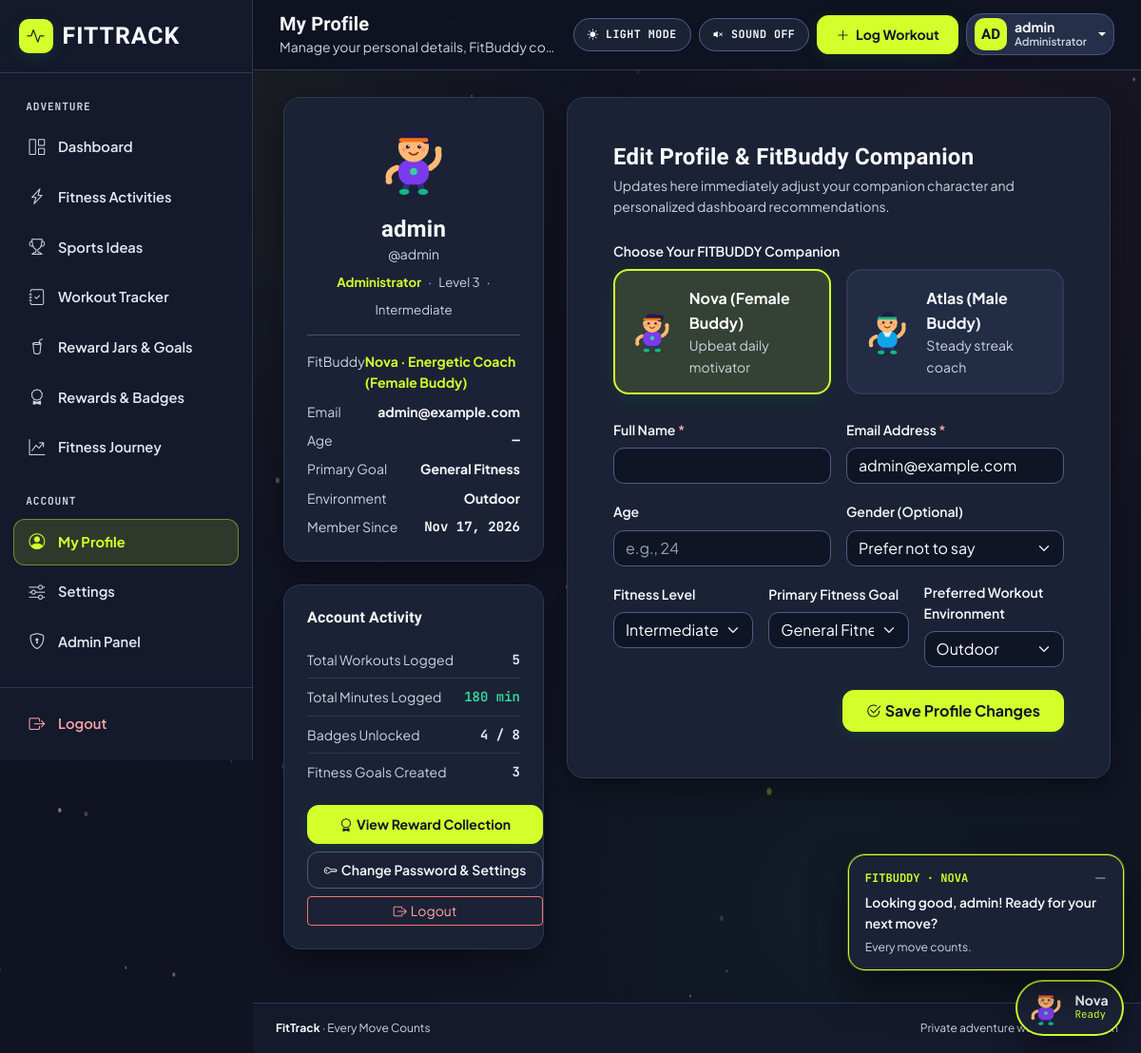
/profile/ (signed in), run on the app's committed database.
### fitness/models.py (models this page shows, shortened)
class UserProfile(models.Model):
    GENDER_CHOICES = [
        ("", "Prefer not to say"),
        ("Female", "Female"),
        ("Male", "Male"),
        ("Non-binary", "Non-binary"),
        ("Other", "Other"),
    ]
    FITNESS_LEVEL_CHOICES = [
        ("Beginner", "Beginner"),
        ("Intermediate", "Intermediate"),
        ("Advanced", "Advanced"),
    ]
    PRIMARY_GOAL_CHOICES = [
        ("Weight Management", "Weight Management"),
        ("Muscle Building", "Muscle Building"),
        ("Improve Stamina", "Improve Stamina"),
        ("General Fitness", "General Fitness"),
        ("Flexibility", "Flexibility"),
    ]
    ENVIRONMENT_CHOICES = [
        ("Home", "Home"),
        ("Gym", "Gym"),
        ("Outdoor", "Outdoor"),
        ("Sports", "Sports"),
    ]
    COMPANION_FEMALE = "female"
    COMPANION_MALE = "male"
    COMPANION_CHOICES = [
        (COMPANION_FEMALE, "Nova · Energetic Coach (Female Buddy)"),
        (COMPANION_MALE, "Atlas · Cheerful Trainer (Male Buddy)"),
    ]
    user = models.OneToOneField(
        User, on_delete=models.CASCADE, related_name="profile"
    )
    age = models.PositiveIntegerField(
        null=True,
        blank=True,
        validators=[MinValueValidator(10), MaxValueValidator(110)],
    )
    gender = models.CharField(max_length=25, blank=True, choices=GENDER_CHOICES)
    fitness_level = models.CharField(
        max_length=20, choices=FITNESS_LEVEL_CHOICES, default="Beginner"
    )
    primary_goal = models.CharField(
        max_length=40, choices=PRIMARY_GOAL_CHOICES, default="General Fitness"
    )
    preferred_environment = models.CharField(
        max_length=20, choices=ENVIRONMENT_CHOICES, default="Outdoor"
    )
    companion_choice = models.CharField(
        max_length=16, choices=COMPANION_CHOICES, default=COMPANION_FEMALE
    )
    tutorial_completed = models.BooleanField(default=False)
    profile_completed = models.BooleanField(default=False)
    created_at = models.DateTimeField(auto_now_add=True)
    updated_at = models.DateTimeField(auto_now=True)
    class Meta:
        verbose_name = "User Profile"
        verbose_name_plural = "User Profiles"
    def display_name(self) -> str:
        full_name = (self.user.get_full_name() or "").strip()
        return full_name if full_name else self.user.username
    def initials(self) -> str:
        name = self.display_name()
        parts = [p for p in name.split() if p]
        if len(parts) >= 2:
            return (parts[0][0] + parts[-1][0]).upper()
        return name[:2].upper()

### fitness/views.py (the view)
# urls.py: path("profile/", views.profile_view, name="profile"),
@login_required
def profile_view(request):
    profile = get_or_create_profile(request.user)
    if request.method == "POST":
        form = ProfileUpdateForm(
            request.POST, instance=profile, user=request.user
        )
        if form.is_valid():
            form.save()
            messages.success(
                request, "Your profile and FitBuddy preferences have been updated."
            )
            return redirect("fitness:profile")
        messages.error(request, "Please correct the highlighted profile fields.")
    else:
        form = ProfileUpdateForm(instance=profile, user=request.user)
    total_workouts = Workout.objects.filter(user=request.user).count()
    total_minutes = (
        Workout.objects.filter(user=request.user).aggregate(
            total=Sum("duration")
        )["total"]
        or 0
    )
    total_goals = FitnessGoal.objects.filter(user=request.user).count()
    achievements_summary = get_achievements_with_progress(request.user)
    account_role = (
        "Administrator"
        if (request.user.is_staff or request.user.is_superuser)
        else "Regular User"
    )
    fitbuddy = get_fitbuddy_state(request.user, profile, page_key="profile")
    return render(
        request,
        "fitness/profile.html",
        {
            "profile": profile,
            "fitbuddy": fitbuddy,
            "form": form,
            "total_workouts": total_workouts,
            "total_minutes": total_minutes,
            "total_goals": total_goals,
            "achievements_summary": achievements_summary,
            "account_role": account_role,
        },
    )

### templates/fitness/profile.html (shortened to what this page needs)
{% extends "base_app.html" %}
{% block topbar_title %}My Profile{% endblock %}
{% block topbar_subtitle %}Manage your personal details, FitBuddy companion, and training preferences{% endblock %}
{% block content %}
<div class="row g-4">
  <div class="col-lg-4">
    <div class="surface-card p-4 mb-4 text-center">
      <div class="d-flex justify-content-center mb-3">
      </div>
      <h1 class="h4 fw-bold mb-0">{{ profile.display_name }}</h1>
      <div class="small text-secondary mb-2">@{{ request.user.username }}</div>
      <div class="meta-line justify-content-center mb-3">
        <span class="meta-accent">{{ account_role }}</span>
        <span aria-hidden="true">&middot;</span>
        <span>Level {{ achievements_summary.adventurer_level }}</span>
        <span aria-hidden="true">&middot;</span>
        <span>{{ profile.fitness_level }}</span>
      </div>
      <div class="text-start small border-top border-secondary border-opacity-25 pt-3 d-flex flex-column gap-2">
        <div class="d-flex justify-content-between">
          <span class="text-ink-muted">FitBuddy</span>
          <strong class="text-lime">{{ profile.get_companion_choice_display }}</strong>
        </div>
        <div class="d-flex justify-content-between">
          <span class="text-ink-muted">Email</span>
          <strong class="text-ink-bright">{{ request.user.email|default:"Not provided" }}</strong>
        </div>
        <div class="d-flex justify-content-between">
          <span class="text-ink-muted">Age</span>
          <strong class="tabular-num text-ink-bright">{{ profile.age|default:"—" }}</strong>
        </div>
        <div class="d-flex justify-content-between">
          <span class="text-ink-muted">Primary Goal</span>
          <strong class="text-ink-bright">{{ profile.primary_goal }}</strong>
        </div>
        <div class="d-flex justify-content-between">
          <span class="text-ink-muted">Environment</span>
          <strong class="text-ink-bright">{{ profile.preferred_environment }}</strong>
        </div>
        <div class="d-flex justify-content-between">
          <span class="text-ink-muted">Member Since</span>
          <strong class="tabular-num text-ink-bright">{{ request.user.date_joined|date:"M d, Y" }}</strong>
        </div>
      </div>
    </div>
    <div class="surface-card p-4">
      <h2 class="h6 fw-bold mb-3">Account Activity</h2>
      <div class="d-flex justify-content-between py-2 border-bottom small">
        <span class="text-secondary">Total Workouts Logged</span>
        <strong class="tabular-num">{{ total_workouts }}</strong>
      </div>
      <div class="d-flex justify-content-between py-2 border-bottom small">
        <span class="text-secondary">Total Minutes Logged</span>
        <strong class="tabular-num text-success">{{ total_minutes }} min</strong>
      </div>
      <div class="d-flex justify-content-between py-2 border-bottom small">
        <span class="text-secondary">Badges Unlocked</span>
        <strong class="tabular-num">{{ achievements_summary.unlocked_count }} / {{ achievements_summary.total_count }}</strong>
      </div>
      <div class="d-flex justify-content-between py-2 mb-3 small">
        <span class="text-secondary">Fitness Goals Created</span>
        <strong class="tabular-num">{{ total_goals }}</strong>
      </div>
      <div class="d-grid gap-2">
        <a href="{% url 'fitness:rewards' %}" class="btn btn-purple btn-sm">
          <i class="bi bi-award me-1" aria-hidden="true"></i>View Reward Collection
        </a>
        <a href="{% url 'fitness:settings' %}" class="btn btn-outline-navy btn-sm">
          <i class="bi bi-key me-1" aria-hidden="true"></i>Change Password &amp; Settings
        </a>
        <form method="post" action="{% url 'fitness:logout' %}">
          <button type="submit" class="btn btn-outline-danger btn-sm w-100">
            <i class="bi bi-box-arrow-right me-1" aria-hidden="true"></i>Logout
          </button>
        </form>
      </div>
    </div>
  </div>
  <div class="col-lg-8">
    <div class="surface-card p-4 p-lg-5">
      <h2 class="h4 fw-bold mb-1">Edit Profile &amp; FitBuddy Companion</h2>
      <p class="small text-secondary mb-4">
        Updates here immediately adjust your companion character and personalized dashboard recommendations.
      </p>
      <form method="post" action="{% url 'fitness:profile' %}" novalidate>
        <div class="mb-4">
          <label class="form-label fw-semibold small d-block mb-2">{{ form.companion_choice.label }}</label>
          <div class="row g-3">
            <div class="col-sm-6">
              <label class="d-block w-100 m-0">
                <div class="companion-option-card d-flex align-items-center gap-3">
                  <div>
                    <div class="fw-bold text-ink-bright">Nova (Female Buddy)</div>
                    <div class="small text-ink-muted">Upbeat daily motivator</div>
                  </div>
                </div>
              </label>
            </div>
            <div class="col-sm-6">
              <label class="d-block w-100 m-0">
                <div class="companion-option-card d-flex align-items-center gap-3">
                  <div>
                    <div class="fw-bold text-ink-bright">Atlas (Male Buddy)</div>
                    <div class="small text-ink-muted">Steady streak coach</div>
                  </div>
                </div>
              </label>
            </div>
          </div>
        </div>
        <div class="row g-3 mb-3">
          <div class="col-sm-6">
            <label for="{{ form.full_name.id_for_label }}" class="form-label fw-semibold small">
              {{ form.full_name.label }} <span class="text-danger">*</span>
            </label>
            {{ form.full_name }}
          </div>
          <div class="col-sm-6">
            <label for="{{ form.email.id_for_label }}" class="form-label fw-semibold small">
              {{ form.email.label }} <span class="text-danger">*</span>
            </label>
            {{ form.email }}
          </div>
        </div>
        <div class="row g-3 mb-3">
          <div class="col-sm-6">
            <label for="{{ form.age.id_for_label }}" class="form-label fw-semibold small">
              {{ form.age.label }}
            </label>
            {{ form.age }}
          </div>
          <div class="col-sm-6">
            <label for="{{ form.gender.id_for_label }}" class="form-label fw-semibold small">
              {{ form.gender.label }}
            </label>
            {{ form.gender }}
          </div>
        </div>
        <div class="row g-3 mb-4">
          <div class="col-md-4">
            <label for="{{ form.fitness_level.id_for_label }}" class="form-label fw-semibold small">
              {{ form.fitness_level.label }}
            </label>
            {{ form.fitness_level }}
          </div>
          <div class="col-md-4">
            <label for="{{ form.primary_goal.id_for_label }}" class="form-label fw-semibold small">
              {{ form.primary_goal.label }}
            </label>
            {{ form.primary_goal }}
          </div>
          <div class="col-md-4">
            <label for="{{ form.preferred_environment.id_for_label }}" class="form-label fw-semibold small">
              {{ form.preferred_environment.label }}
            </label>
            {{ form.preferred_environment }}
          </div>
        </div>
        <div class="d-flex justify-content-end">
          <button type="submit" class="btn btn-emerald px-4">
            <i class="bi bi-check2-circle me-1" aria-hidden="true"></i>Save Profile Changes
          </button>
        </div>
      </form>
    </div>
  </div>
</div>
{% endblock %}

### templates/base_app.html (shortened to what this page needs)
{% load static %}
<!DOCTYPE html>
<html lang="en" data-theme="dark" data-bs-theme="dark">
  <head>
    <link
      href="https://cdn.jsdelivr.net/npm/bootstrap@5.3.3/dist/css/bootstrap.min.css"
      rel="stylesheet"
    />
    <link
      href="https://cdn.jsdelivr.net/npm/bootstrap-icons@1.11.3/font/bootstrap-icons.min.css"
      rel="stylesheet"
    />
    <link href="{% static 'css/style.css' %}?v=20261119-4" rel="stylesheet" />
  </head>
  <body>
    <div class="app-shell">
      <aside class="app-sidebar d-none d-lg-flex" aria-label="Sidebar">
        {% include "partials/sidebar_nav.html" %}
      </aside>
      <div class="app-main-column">
        <header class="app-topbar d-flex justify-content-between align-items-center gap-3">
          <div class="d-flex align-items-center gap-3 min-w-0">
            <div class="min-w-0">
              <div class="fw-bold text-ink-bright text-truncate font-display fs-5 lh-sm">
                {% block topbar_title %}Personal Fitness Adventure{% endblock %}
              </div>
              <div class="small text-ink-muted d-none d-sm-block text-truncate">
                {% block topbar_subtitle %}Every Move Counts &middot; Every Goal Unlocks Something{% endblock %}
              </div>
            </div>
          </div>
          <div class="d-flex align-items-center gap-2 flex-shrink-0">
            <button
              type="button"
              class="hud-pill-btn"
              data-theme-toggle
              aria-pressed="false"
              title="Switch between Dark Mode and Light Mode"
            >
              <i class="bi bi-sun-fill" aria-hidden="true"></i>
              <span class="d-none d-sm-inline" data-theme-label>LIGHT MODE</span>
            </button>
            <button
              type="button"
              class="hud-pill-btn d-none d-md-inline-flex"
              data-sound-toggle
              aria-pressed="false"
              title="Toggle kinetic track sound effects"
            >
              <i class="bi bi-volume-mute-fill" aria-hidden="true"></i>
              <span>SOUND OFF</span>
            </button>
            <a
              href="{% url 'fitness:workouts' %}#log-workout-form"
              class="btn btn-lime btn-sm text-nowrap"
            >
              <i class="bi bi-plus-lg me-1" aria-hidden="true"></i>
              <span class="d-none d-sm-inline">Log Workout</span>
            </a>
            <div class="dropdown">
              <button
                class="btn btn-navy d-flex align-items-center gap-2 px-2 py-1 rounded-4 dropdown-toggle"
                type="button"
                id="userProfileDropdown"
                data-bs-toggle="dropdown"
                aria-expanded="false"
              >
                <span class="avatar-circle" aria-hidden="true">
                  {% if profile %}{{ profile.initials }}{% else %}{{ request.user.username|slice:":2"|upper }}{% endif %}
                </span>
                <span class="d-none d-md-inline text-start">
                  <span class="d-block small fw-bold text-ink-bright lh-1">
                    {% if profile %}{{ profile.display_name }}{% else %}{{ request.user.username }}{% endif %}
                  </span>
                  <span class="d-block text-ink-muted" style="font-size: 0.72rem;">
                    {% if request.user.is_staff %}Administrator{% else %}Adventurer{% endif %}
                  </span>
                </span>
              </button>
            </div>
          </div>
        </header>
        <main class="app-content-area">
          {% block content %}{% endblock %}
        </main>
        <footer class="app-footer py-3 px-4 mt-auto">
          <div class="d-flex flex-column flex-sm-row justify-content-between align-items-center gap-2 small">
            <span><strong class="text-ink-bright">FitTrack</strong> &middot; Every Move Counts</span>
            <span>Private adventure workspace &middot; {{ request.user.username }}</span>
          </div>
        </footer>
      </div>
    </div>
    {% include "partials/fitbuddy_widget.html" %}
  </body>
</html>

### data on the page
UserProfile: initials "AD", display_name "admin", fitness_level "Intermediate", companion_choice "Nova · Energetic Coach (Female Buddy)", age "—", primary_goal "General Fitness", preferred_environment "Outdoor", gender "Prefer not to say"

### other printed values
{{ request.user.username }} "admin"
{{ account_role }} "Administrator"
{{ achievements_summary.adventurer_level }} "3"
{{ request.user.email|default:"Not provided" }} "admin@example.com"
{{ request.user.date_joined|date:"M d, Y" }} "Nov 17, 2026"
{{ total_workouts }} "5"
{{ total_minutes }} "180"
{{ achievements_summary.unlocked_count }} "4"
{{ achievements_summary.total_count }} "8"
{{ total_goals }} "3"
{{ fitbuddy.companion_name|upper }} "NOVA"
{{ fitbuddy.message }} "Looking good, admin! Ready for your next move?"
{{ fitbuddy.sub_hint }} "Every move counts."
{{ fitbuddy.companion_name }} "Nova"
